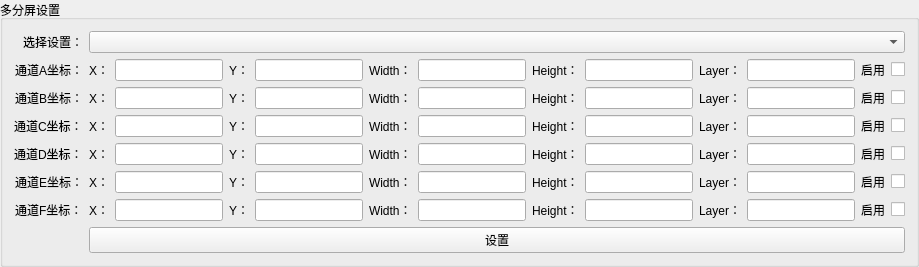
               <widget class="QGroupBox" name="groupBox_28">
                <property name="title">
                 <string>多分屏设置</string>
                </property>
                <layout class="QFormLayout" name="formLayout_14">
                 <property name="labelAlignment">
                  <set>Qt::AlignRight|Qt::AlignTrailing|Qt::AlignVCenter</set>
                 </property>
                 <item row="0" column="0">
                  <widget class="QLabel" name="lab_MulChe">
                   <property name="text">
                    <string>选择设置：</string>
                   </property>
                  </widget>
                 </item>
                 <item row="1" column="0">
                  <widget class="QLabel" name="lab_MulAisleA">
                   <property name="text">
                    <string>通道A坐标：</string>
                   </property>
                  </widget>
                 </item>
                 <item row="5" column="0">
                  <widget class="QLabel" name="lab_MulAisleE">
                   <property name="text">
                    <string>通道E坐标：</string>
                   </property>
                  </widget>
                 </item>
                 <item row="4" column="0">
                  <widget class="QLabel" name="lab_MulAisleD">
                   <property name="text">
                    <string>通道D坐标：</string>
                   </property>
                  </widget>
                 </item>
                 <item row="3" column="0">
                  <widget class="QLabel" name="lab_MulAisleC">
                   <property name="text">
                    <string>通道C坐标：</string>
                   </property>
                  </widget>
                 </item>
                 <item row="2" column="0">
                  <widget class="QLabel" name="lab_MulAisleB">
                   <property name="text">
                    <string>通道B坐标：</string>
                   </property>
                  </widget>
                 </item>
                 <item row="6" column="0">
                  <widget class="QLabel" name="lab_MulAisleF">
                   <property name="text">
                    <string>通道F坐标：</string>
                   </property>
                  </widget>
                 </item>
                 <item row="0" column="1">
                  <widget class="QComboBox" name="comboBox_10"/>
                 </item>
                 <item row="1" column="1">
                  <layout class="QHBoxLayout" name="horizontalLayout_45">
                   <item>
                    <widget class="QLabel" name="lab_MulXCooA">
                     <property name="text">
                      <string>X：</string>
                     </property>
                    </widget>
                   </item>
                   <item>
                    <widget class="QLineEdit" name="lineEdit_MulXCooA"/>
                   </item>
                   <item>
                    <widget class="QLabel" name="lab_MulYCooA">
                     <property name="text">
                      <string>Y：</string>
                     </property>
                    </widget>
                   </item>
                   <item>
                    <widget class="QLineEdit" name="lineEdit_MulYCooA"/>
                   </item>
                   <item>
                    <widget class="QLabel" name="lab_MulWidthA">
                     <property name="text">
                      <string>Width：</string>
                     </property>
                    </widget>
                   </item>
                   <item>
                    <widget class="QLineEdit" name="lineEdit_MulWidthA"/>
                   </item>
                   <item>
                    <widget class="QLabel" name="lab_MulHeightA">
                     <property name="text">
                      <string>Height：</string>
                     </property>
                    </widget>
                   </item>
                   <item>
                    <widget class="QLineEdit" name="lineEdit_MulHeightA"/>
                   </item>
                   <item>
                    <widget class="QLabel" name="lab_MulLayerA">
                     <property name="text">
                      <string>Layer：</string>
                     </property>
                    </widget>
                   </item>
                   <item>
                    <widget class="QLineEdit" name="lineEdit_MulLayerA"/>
                   </item>
                   <item>
                    <widget class="QLabel" name="lab_MulEnaA">
                     <property name="text">
                      <string>启用</string>
                     </property>
                    </widget>
                   </item>
                   <item>
                    <widget class="QCheckBox" name="che_MulEnaA">
                     <property name="text">
                      <string/>
                     </property>
                    </widget>
                   </item>
                  </layout>
                 </item>
                 <item row="3" column="1">
                  <layout class="QHBoxLayout" name="horizontalLayout_52">
                   <item>
                    <widget class="QLabel" name="lab_MulXCooC">
                     <property name="text">
                      <string>X：</string>
                     </property>
                    </widget>
                   </item>
                   <item>
                    <widget class="QLineEdit" name="lineEdit_MulXCooC"/>
                   </item>
                   <item>
                    <widget class="QLabel" name="lab_MulYCooC">
                     <property name="text">
                      <string>Y：</string>
                     </property>
                    </widget>
                   </item>
                   <item>
                    <widget class="QLineEdit" name="lineEdit_MulYCooC"/>
                   </item>
                   <item>
                    <widget class="QLabel" name="lab_MulWidthC">
                     <property name="text">
                      <string>Width：</string>
                     </property>
                    </widget>
                   </item>
                   <item>
                    <widget class="QLineEdit" name="lineEdit_MulWidthC"/>
                   </item>
                   <item>
                    <widget class="QLabel" name="lab_MulHeightC">
                     <property name="text">
                      <string>Height：</string>
                     </property>
                    </widget>
                   </item>
                   <item>
                    <widget class="QLineEdit" name="lineEdit_MulHeightC"/>
                   </item>
                   <item>
                    <widget class="QLabel" name="lab_MulLayerC">
                     <property name="text">
                      <string>Layer：</string>
                     </property>
                    </widget>
                   </item>
                   <item>
                    <widget class="QLineEdit" name="lineEdit_MulLayerC"/>
                   </item>
                   <item>
                    <widget class="QLabel" name="lab_MulEnaC">
                     <property name="text">
                      <string>启用</string>
                     </property>
                    </widget>
                   </item>
                   <item>
                    <widget class="QCheckBox" name="che_MulEnaC">
                     <property name="text">
                      <string/>
                     </property>
                    </widget>
                   </item>
                  </layout>
                 </item>
                 <item row="4" column="1">
                  <layout class="QHBoxLayout" name="horizontalLayout_53">
                   <item>
                    <widget class="QLabel" name="lab_MulXCooD">
                     <property name="text">
                      <string>X：</string>
                     </property>
                    </widget>
                   </item>
                   <item>
                    <widget class="QLineEdit" name="lineEdit_MulXCooD"/>
                   </item>
                   <item>
                    <widget class="QLabel" name="lab_MulYCooD">
                     <property name="text">
                      <string>Y：</string>
                     </property>
                    </widget>
                   </item>
                   <item>
                    <widget class="QLineEdit" name="lineEdit_MulYCooD"/>
                   </item>
                   <item>
                    <widget class="QLabel" name="lab_MulWidthD">
                     <property name="text">
                      <string>Width：</string>
                     </property>
                    </widget>
                   </item>
                   <item>
                    <widget class="QLineEdit" name="lineEdit_MulWidthD"/>
                   </item>
                   <item>
                    <widget class="QLabel" name="lab_MulHeightD">
                     <property name="text">
                      <string>Height：</string>
                     </property>
                    </widget>
                   </item>
                   <item>
                    <widget class="QLineEdit" name="lineEdit_MulHeightD"/>
                   </item>
                   <item>
                    <widget class="QLabel" name="lab_MulLayerD">
                     <property name="text">
                      <string>Layer：</string>
                     </property>
                    </widget>
                   </item>
                   <item>
                    <widget class="QLineEdit" name="lineEdit_MulLayerD"/>
                   </item>
                   <item>
                    <widget class="QLabel" name="lab_MulEnaD">
                     <property name="text">
                      <string>启用</string>
                     </property>
                    </widget>
                   </item>
                   <item>
                    <widget class="QCheckBox" name="che_MulEnaD">
                     <property name="text">
                      <string/>
                     </property>
                    </widget>
                   </item>
                  </layout>
                 </item>
                 <item row="5" column="1">
                  <layout class="QHBoxLayout" name="horizontalLayout_54">
                   <item>
                    <widget class="QLabel" name="lab_MulXCooE">
                     <property name="text">
                      <string>X：</string>
                     </property>
                    </widget>
                   </item>
                   <item>
                    <widget class="QLineEdit" name="lineEdit_MulXCooE"/>
                   </item>
                   <item>
                    <widget class="QLabel" name="lab_MulYCooE">
                     <property name="text">
                      <string>Y：</string>
                     </property>
                    </widget>
                   </item>
                   <item>
                    <widget class="QLineEdit" name="lineEdit_MulYCooE"/>
                   </item>
                   <item>
                    <widget class="QLabel" name="lab_MulWidthE">
                     <property name="text">
                      <string>Width：</string>
                     </property>
                    </widget>
                   </item>
                   <item>
                    <widget class="QLineEdit" name="lineEdit_MulWidthE"/>
                   </item>
                   <item>
                    <widget class="QLabel" name="lab_MulHeightE">
                     <property name="text">
                      <string>Height：</string>
                     </property>
                    </widget>
                   </item>
                   <item>
                    <widget class="QLineEdit" name="lineEdit_MulHeightE"/>
                   </item>
                   <item>
                    <widget class="QLabel" name="lab_MulLayerE">
                     <property name="text">
                      <string>Layer：</string>
                     </property>
                    </widget>
                   </item>
                   <item>
                    <widget class="QLineEdit" name="lineEdit_MulLayerE"/>
                   </item>
                   <item>
                    <widget class="QLabel" name="lab_MulEnaE">
                     <property name="text">
                      <string>启用</string>
                     </property>
                    </widget>
                   </item>
                   <item>
                    <widget class="QCheckBox" name="che_MulEnaE">
                     <property name="text">
                      <string/>
                     </property>
                    </widget>
                   </item>
                  </layout>
                 </item>
                 <item row="6" column="1">
                  <layout class="QHBoxLayout" name="horizontalLayout_55">
                   <item>
                    <widget class="QLabel" name="lab_MulXCooF">
                     <property name="text">
                      <string>X：</string>
                     </property>
                    </widget>
                   </item>
                   <item>
                    <widget class="QLineEdit" name="lineEdit_MulXCooF"/>
                   </item>
                   <item>
                    <widget class="QLabel" name="lab_MulYCooF">
                     <property name="text">
                      <string>Y：</string>
                     </property>
                    </widget>
                   </item>
                   <item>
                    <widget class="QLineEdit" name="lineEdit_MulYCooF"/>
                   </item>
                   <item>
                    <widget class="QLabel" name="lab_MulWidthF">
                     <property name="text">
                      <string>Width：</string>
                     </property>
                    </widget>
                   </item>
                   <item>
                    <widget class="QLineEdit" name="lineEdit_MulWidthF"/>
                   </item>
                   <item>
                    <widget class="QLabel" name="lab_MulHeightF">
                     <property name="text">
                      <string>Height：</string>
                     </property>
                    </widget>
                   </item>
                   <item>
                    <widget class="QLineEdit" name="lineEdit_MulHeightF"/>
                   </item>
                   <item>
                    <widget class="QLabel" name="lab_MulLayerF">
                     <property name="text">
                      <string>Layer：</string>
                     </property>
                    </widget>
                   </item>
                   <item>
                    <widget class="QLineEdit" name="lineEdit_MulLayerF"/>
                   </item>
                   <item>
                    <widget class="QLabel" name="lab_MulEnaF">
                     <property name="text">
                      <string>启用</string>
                     </property>
                    </widget>
                   </item>
                   <item>
                    <widget class="QCheckBox" name="che_MulEnaE_2">
                     <property name="text">
                      <string/>
                     </property>
                    </widget>
                   </item>
                  </layout>
                 </item>
                 <item row="2" column="1">
                  <layout class="QHBoxLayout" name="horizontalLayout_56">
                   <item>
                    <widget class="QLabel" name="lab_MulXCooB">
                     <property name="text">
                      <string>X：</string>
                     </property>
                    </widget>
                   </item>
                   <item>
                    <widget class="QLineEdit" name="lineEdit_MulXCooB"/>
                   </item>
                   <item>
                    <widget class="QLabel" name="lab_MulYCooB">
                     <property name="text">
                      <string>Y：</string>
                     </property>
                    </widget>
                   </item>
                   <item>
                    <widget class="QLineEdit" name="lineEdit_MulYCooB"/>
                   </item>
                   <item>
                    <widget class="QLabel" name="lab_MulWidthB">
                     <property name="text">
                      <string>Width：</string>
                     </property>
                    </widget>
                   </item>
                   <item>
                    <widget class="QLineEdit" name="lineEdit_MulWidthB"/>
                   </item>
                   <item>
                    <widget class="QLabel" name="lab_MulHeightB">
                     <property name="text">
                      <string>Height：</string>
                     </property>
                    </widget>
                   </item>
                   <item>
                    <widget class="QLineEdit" name="lineEdit_MulHeightB"/>
                   </item>
                   <item>
                    <widget class="QLabel" name="lab_MulLayerB">
                     <property name="text">
                      <string>Layer：</string>
                     </property>
                    </widget>
                   </item>
                   <item>
                    <widget class="QLineEdit" name="lineEdit_MulLayerB"/>
                   </item>
                   <item>
                    <widget class="QLabel" name="lab_MulEnaB">
                     <property name="text">
                      <string>启用</string>
                     </property>
                    </widget>
                   </item>
                   <item>
                    <widget class="QCheckBox" name="che_MulEnaB">
                     <property name="text">
                      <string/>
                     </property>
                    </widget>
                   </item>
                  </layout>
                 </item>
                 <item row="7" column="1">
                  <widget class="QPushButton" name="pus_MulSet">
                   <property name="text">
                    <string>设置</string>
                   </property>
                  </widget>
                 </item>
                </layout>
               </widget>
